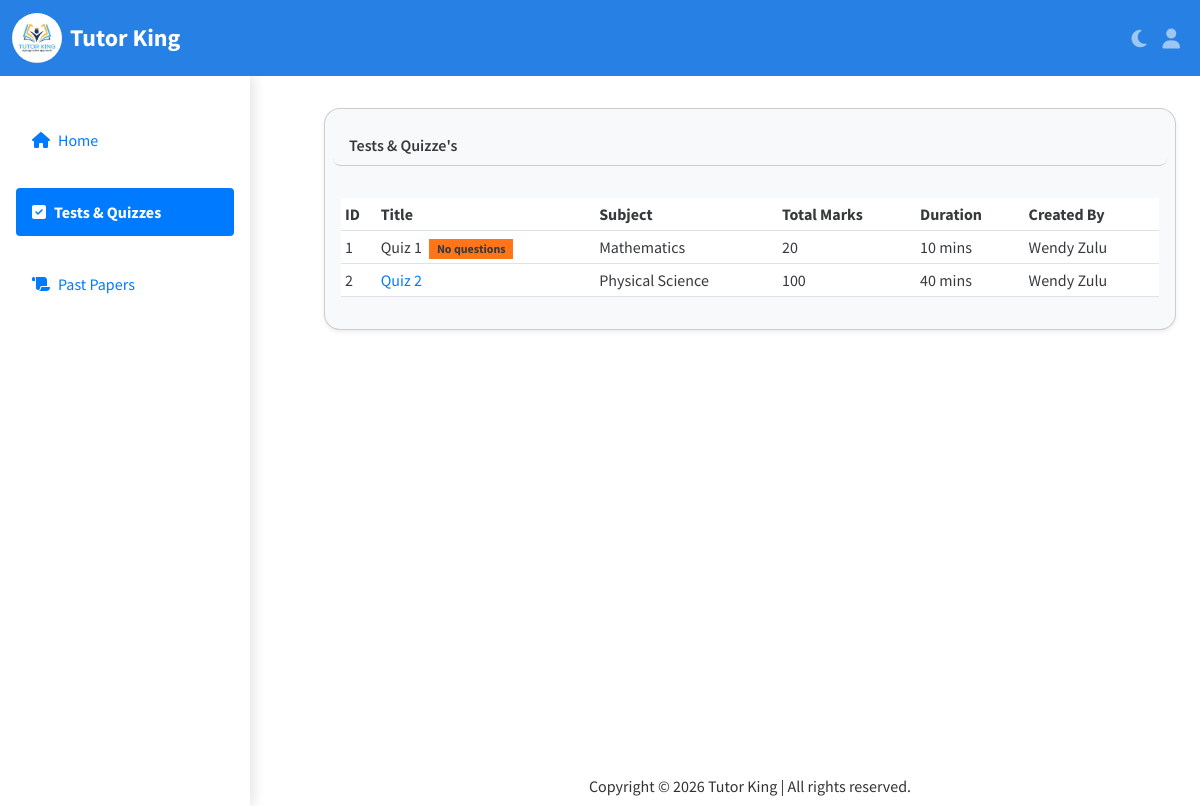
Page /learner/tests-and-quizzes/ (signed in) on the committed database.
### tutor/models.py (models this page shows, shortened)
class Quiz(models.Model):
    class Meta:
        verbose_name = ("Quiz")
        verbose_name_plural = ("Quizzes")
    subject = models.ForeignKey(Subject, on_delete=models.CASCADE, related_name='quizzes')
    quiz_title = models.CharField(max_length=255, verbose_name=("Quiz Title"), unique=True)
    total_marks = models.IntegerField(default=0)
    duration = models.IntegerField(help_text="Quiz duration in minutes")
    date_created = models.DateTimeField(verbose_name=("Date Created"),default=datetime.now)
    date_updated = models.DateTimeField(auto_now=True, verbose_name=("Date Updated"))

class Subject(models.Model):
    tutor = models.ForeignKey('authentication.User', on_delete=models.DO_NOTHING, related_name='subjects')
    name = models.CharField(max_length=100)
    grade = models.CharField(max_length=50, choices=GRADE_CHOICES)

### authentication/models.py (models this page shows, shortened)
class User(AbstractUser):
    user_type = models.CharField(max_length=10,choices=USER_TYPE_CHOICES)
    email = models.EmailField(unique=True)
    first_name = models.CharField(max_length=50)
    last_name = models.CharField(max_length=50)
    profile_pic = models.ImageField(upload_to='profile pictures',null=True,blank=True)
    approved = models.CharField(max_length=4,default='No')
    date_created = models.DateField(auto_now_add=True)
    date_modified = models.DateField(auto_now=True)

### learner/views.py (the view)
# urls.py: path('tests-and-quizzes/',views.view_quizzes_view,name="view-quizzes"),
@login_required()
def view_quizzes_view(request):
    user = request.user
    if Learner.objects.filter(learner=user).exists():
        learner = Learner.objects.get(learner=user)
        subjects = [s for s in [learner.subject1, learner.subject2, learner.subject3] if s]
        tutors = [t for t in [learner.tutor1, learner.tutor2, learner.tutor3] if t]
        quizzes = Quiz.objects.filter(subject__in=subjects, subject__tutor__in=tutors)
        return render(request,"learner/view_quizzes.html",{
        'quizzes': quizzes,
        'learner': learner
        })
    else:
        messages.success(request, "You are not enrolled in any class yet. Please contact your tutor to enroll you.")
        return render(request, 'learner/view_quizzes.html', {
            'messages': messages.get_messages(request)
        })

### tutor/scheduler.py (called while the page is built, shortened)
def start():
    if os.environ.get('RUN_MAIN') != 'true':
        return  # Prevent duplicate scheduler threads caused by Django runserver

### templates/learner/view_quizzes.html (shortened to what this page needs)
{% extends "learner/index.html" %}
{% load crispy_forms_tags %}
{% block main_content %}
{% if learner %}
    {% if quizzes %}
        <div class="row justify-content-center mt-2">
             <div class="col-6 col-md-12">
            <div class="card bg-body-tertiary text-body m-4 shadow-sm rounded-4">
                <div class="card-header bg-body-tertiary text-body fw-semibold my-3 mx-2 rounded-3">
                    Tests & Quizze's
                    </div>
                    <div class="card-body">
                        <div class="table-responsive-sm">
                            <table class="table table-sm table-hover">
                                <thead>
                                    <tr>
                                        <th scope="col">ID</th>
                                        <th scope="col">Title</th>
                                        <th scope="col">Subject</th>
                                        <th scope="col">Total Marks</th>
                                        <th scope="col">Duration</th>
                                        <th scope="col">Created By</th>
                                    </tr>
                                </thead>
                                <tbody>
                                    {% for quizze in quizzes %}
                                    <tr>
                                        <td> {{ quizze.id }}</td>
                                        <td>
                                            {% with first_question=quizze.question_set.first %}
                                                {% if first_question %}
                                                    <a href="{% url 'take_question' quizze.id first_question.id %}"
                                                       class="text-decoration-none">
                                                        {{ quizze.quiz_title }}
                                                    </a>
                                                {% else %}
                                                    {{ quizze.quiz_title }}
                                                    <span class="badge bg-warning text-dark ms-1"
                                                          data-bs-toggle="tooltip"
                                                          title="This quiz has no questions yet">
                                                        No questions
                                                    </span>
                                                {% endif %}
                                            {% endwith %}
                                        </td>
                                        <td>{{ quizze.subject.name }}</td>
                                        <td>{{ quizze.total_marks }}</td>
                                        <td>{{ quizze.duration }} mins</td>
                                        <td>{{ quizze.subject.tutor.first_name }} {{ quizze.subject.tutor.last_name }}</td>
                                    </tr>
                                    {% endfor %}
                                </tbody>
                            </table>
                        </div>
                    </div>
                </div>
            </div>
        </div>
    {% else %}
        <h4 class="alert alert-primary mt-2">No quizzes yet.</h4>
    {% endif %}
{% endif %}
{% endblock main_content %}

### templates/learner/index.html (shortened to what this page needs)
{% load static %}
<!DOCTYPE html>
<html lang="en" data-bs-theme="light" id="theme-toggle">
    <head>
    <link rel="stylesheet" href="{% static "css/bootstrap.min.css" %}">
    <link rel="stylesheet" href="{% static "css/styles.css" %}">
    <link rel="stylesheet" href="https://cdnjs.cloudflare.com/ajax/libs/font-awesome/6.7.2/css/all.min.css" />
</head>
<body>
    <nav class="navbar navbar-expand-lg bg-primary container-fluid" id="navbar" data-bs-theme="dark">
        <div class="container-fluid">
            {% block icon_url_redirect %}
                <a class="navbar-brand d-flex align-items-center" href="{% url 'learner' %}">
                    <img src="{% static 'img/logo/logo.jpg' %}" alt="Tutor King Logo" width="50" height="50" class="rounded-circle me-2">
                    <span class="fw-bold fs-4">Tutor King</span>
                </a>
            {% endblock icon_url_redirect %}
            <div class="collapse navbar-collapse" id="navbarColor01">
                <ul class="navbar-nav ms-auto">
                    {% block navbar_right %}
                        <li class="nav-item">
                        <a class="nav-link" href="#" onclick="toggleTheme()">
                            <i id="theme-icon" class="fa-solid fa-moon fa-lg"></i>
                        </a>
                        </li>
                        <li class="nav-item dropdown">
                            <a class="nav-link" data-bs-toggle="dropdown" href="#" role="button" aria-haspopup="true" aria-expanded="false">
                                <i class="fa-solid fa-user fa-lg"></i>
                            </a>
                        </li>
                    {% endblock navbar_right %}
                </ul>
            </div>
        </div>
    </nav>
    {% include "learner/sidebar.html" %}
    <main>
        {% block main_content %}{% endblock main_content %}
    </main>
    <footer class="justify-content-center mt-auto">
        <span class="text-center">
            Copyright &copy;
            Tutor King | All rights reserved.
        </span>
    </footer>
</body>
</html>

### templates/learner/sidebar.html (shortened to what this page needs)
<aside id="sidebar" class="bg-body text-body">
    <ul>
        <li class="{% if request.resolver_match.url_name == 'learner' %}active{% endif %}">
            <a href="{% url "learner" %}"><i class="fa fa-home me-2"></i>Home</a>
        </li>
        <li class="{% if request.resolver_match.url_name == 'view-quizzes' %}active{% endif %}">
            <a href="{% url "view-quizzes" %}"><i class="fa-solid fa-square-check me-2"></i>Tests & Quizzes</a>
        </li>
        <li class="{% if request.resolver_match.url_name == 'past_papers_subjects' %}active{% endif %}">
            <a href="{% url "past_papers_subjects" %}"><i class="fa-solid fa-scroll me-2"></i>Past Papers</a>
        </li>
    </ul>
</aside>

### static/css/styles.css (style rules this page uses)
:root { --navbar-height: 70px; --sidebar-width: 300px; --color-bg: #fff; --color-text: #333; --color-hover-bg: #f0f0f0; --color-hover-text: #007bff; --color-active-bg: #007bff; --color-active-text: white; --color-overlay: rgba(0, 0, 0, 0.3); --color-shadow: rgba(0, 0, 0, 0.1); --transition-speed: 0.3s; --border-radius: 4px; --padding-base: 1em; --padding-link: 0.75em 1em; }
* { padding: 0; margin: 0; box-sizing: border-box; scroll-behavior: smooth; }
body { min-height: 100vh; display: grid; grid-template-columns: var(--sidebar-width) 1fr; grid-template-rows: auto 1fr auto; grid-template-areas: "navbar navbar" "sidebar main" "sidebar footer"; overflow-x: hidden; background-color: var(--color-bg); color: var(--color-text); }
ul { list-style: none; }
a { text-decoration: none; color: var(--color-hover-text); }
#navbar { grid-area: navbar; top: 0; position: sticky; z-index: 1040; }
main { grid-area: main; z-index: 1; top: 40px; }
aside { grid-area: sidebar; position: sticky; top: var(--navbar-height); height: calc(100vh - var(--navbar-height)); width: 250px; align-self: start; padding: var(--padding-base); z-index: 1030; display: flex; flex-direction: column; align-items: flex-start; background-color: var(--color-bg); box-shadow: 4px 0 12px var(--color-shadow); overflow-y: auto; }
aside ul { list-style: none; padding: 0; margin: 0; width: 100%; }
aside ul li { width: 100%; margin-top: 1.5em; }
aside ul li a { display: block; padding: var(--padding-link); border-radius: var(--border-radius); transition: background-color var(--transition-speed), color var(--transition-speed); }
footer { grid-area: footer; display: flex; justify-content: center; align-items: center; padding: 0.5em; background-color: var(--color-bg); color: var(--color-text); }
.row { display: flex; justify-content: center; align-items: center; }
#sidebar li.active { background-color: var(--color-active-bg); color: var(--color-active-text); font-weight: bold; border-radius: var(--border-radius); }
#sidebar li.active a { color: var(--color-active-text); }
html { transition: background-color 0.3s ease, color 0.3s ease; }

### templates/learner/index.html (style rules this page uses)
.card { border-radius: 15px; }

### rows in the picture
Quiz: id "1", quiz_title "Quiz 1", subject.name "Mathematics", total_marks "20", duration "10", subject.tutor.first_name "Wendy", subject.tutor.last_name "Zulu"
Quiz: id "2", quiz_title "Quiz 2", subject.name "Physical Science", total_marks "100", duration "40", subject.tutor.first_name "Wendy", subject.tutor.last_name "Zulu"
